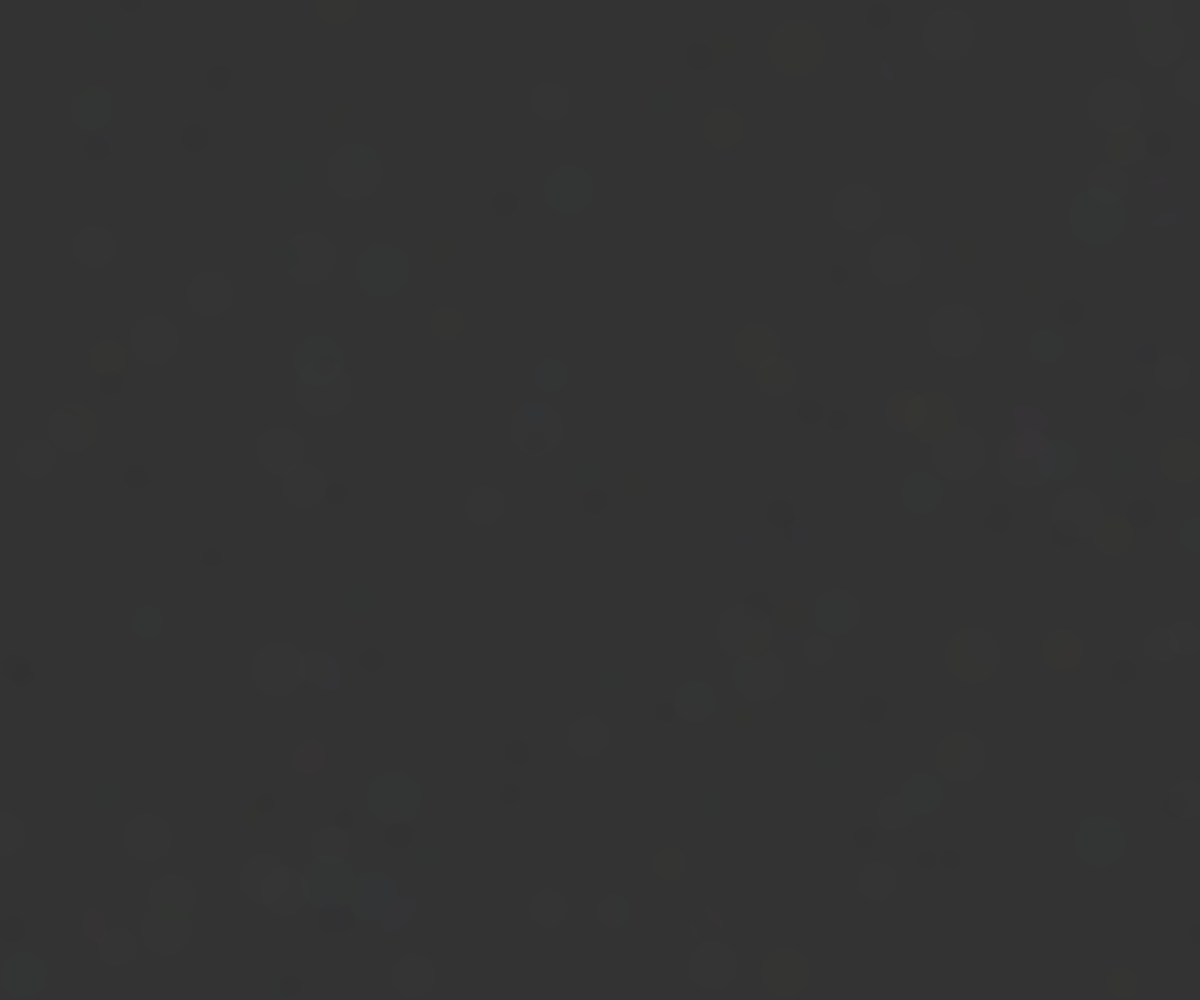
Frame 1 (no input)
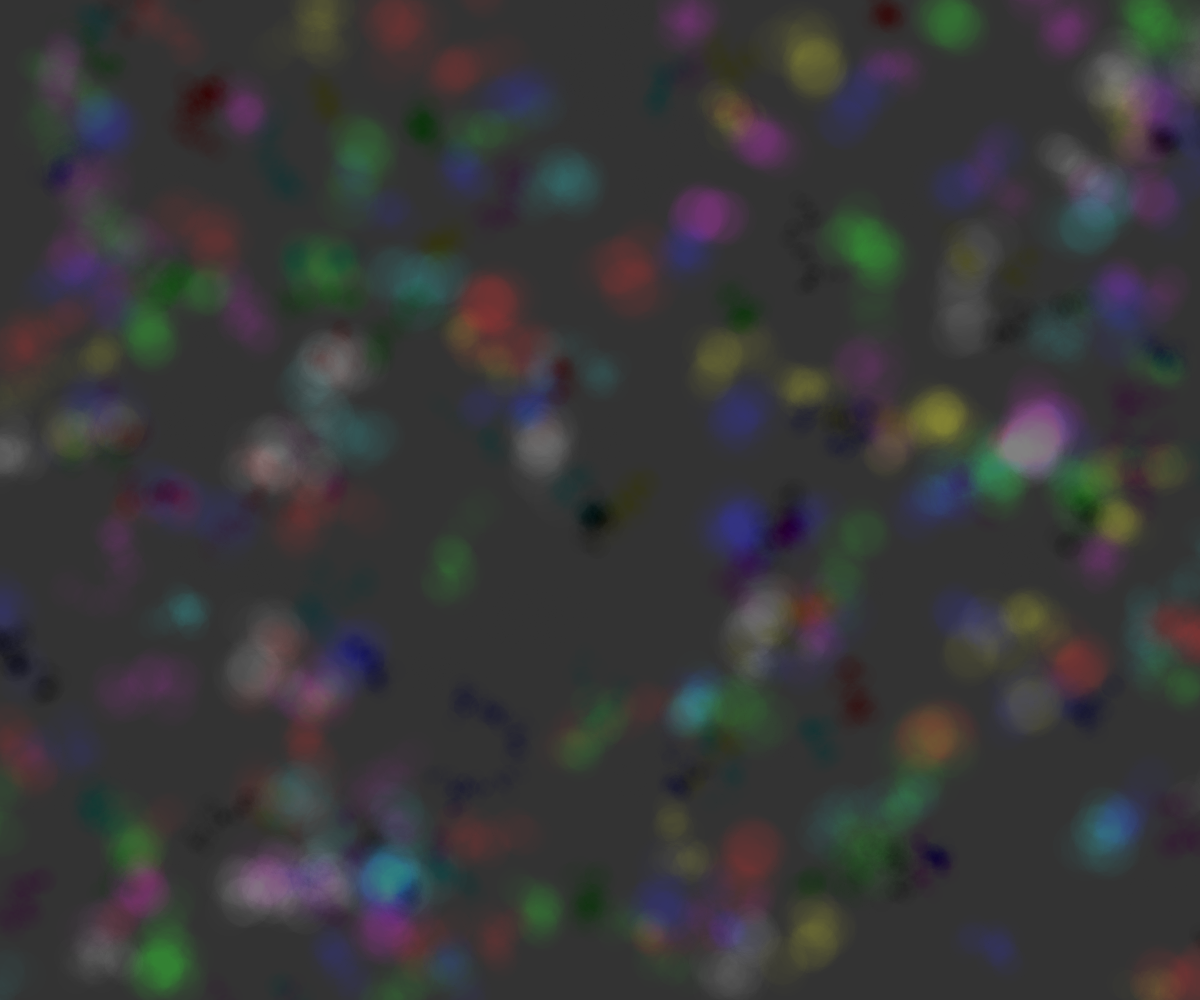
Frame 60 (no input)
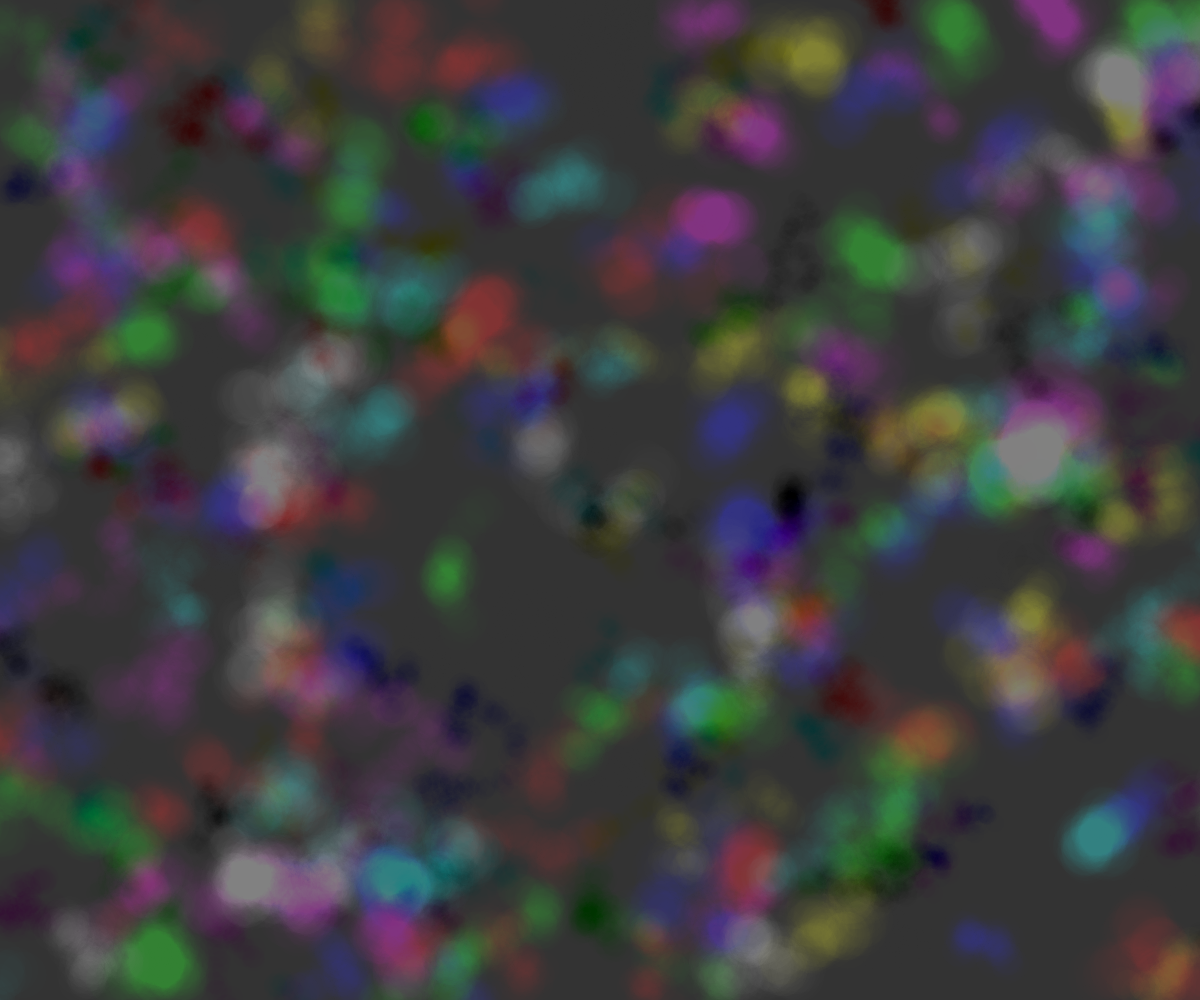
Frame 120 (the mouse pressed at the canvas centre since frame 60)

The p5.js sketch that drew these frames (run headless with seeded random() and noise() and a simulated clock; from frame 60 on, the mouse is pressed at the canvas centre):

// p5.js sketch
// ── sketch.js
var circles = [];
var moveSpeed = 9;

function setup() {
    createCanvas(windowWidth, windowHeight);
    background(51);

    var numCircles = (width*height) / 4000;

    for (var i = 0; i < numCircles; i++) {
        circles.push(new Circle(random(width), random(height)));
    }

    noStroke();
}

function draw() {
    // background(51, 0);
    for (var i = 0; i < circles.length; i++) {
        circles[i].run();
    }
}

function Circle(x, y) {
    this.pos = createVector(x, y);
    this.r = random(10, 30);
    this.c = new Colour(random(255), random(255), random(255), 1);
}

Circle.prototype.run = function() {
    this.show();
    this.move();
};

Circle.prototype.show = function() {
    fill(this.c.r, this.c.g, this.c.b, this.c.a);
    ellipse(this.pos.x, this.pos.y, this.r * 2, this.r * 2);
};

Circle.prototype.move = function() {
    this.pos.x += random(-moveSpeed, moveSpeed);
    this.pos.y += random(-moveSpeed, moveSpeed);
};

function Colour(r, g, b, a) {
    this.r = r;
    this.g = g;
    this.b = b;
    this.a = a;
}
